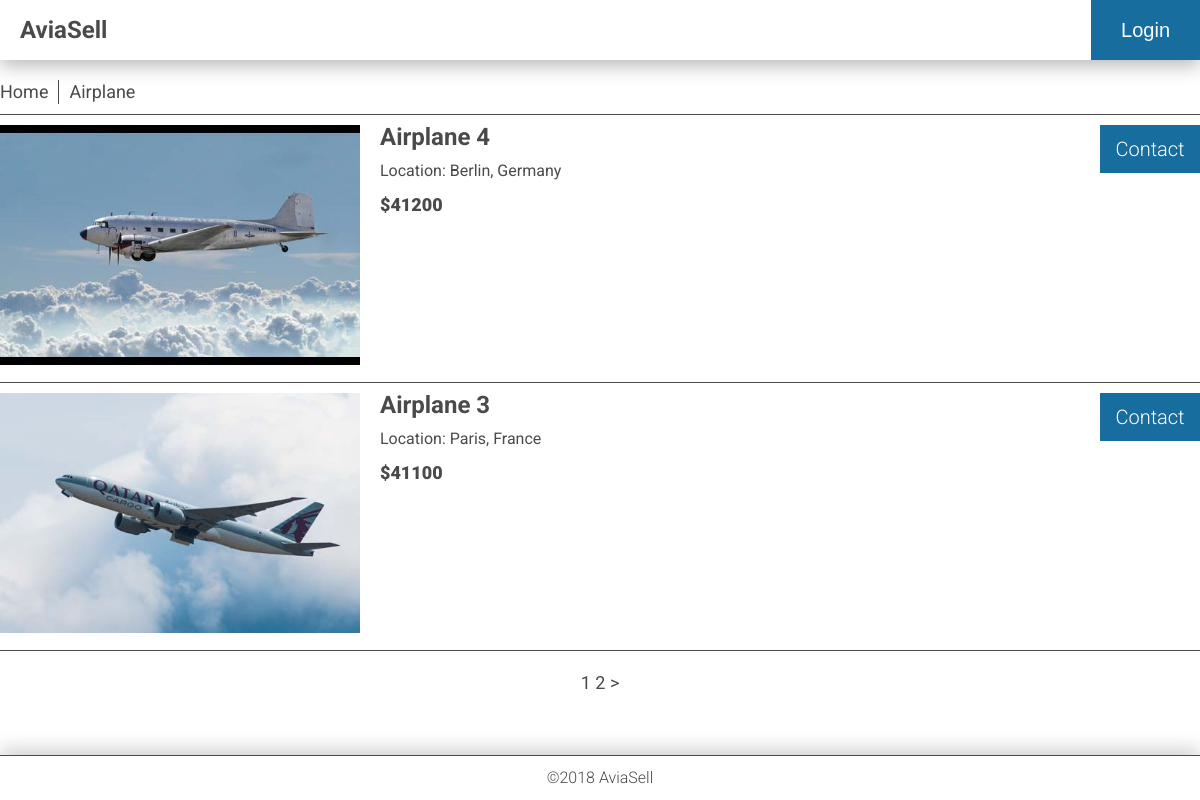
Screenshot of /category/airplane/1 with the database file from the repository.
### app/database_setup.py (models this page shows, shortened)
class Category(Base):
    __tablename__ = 'category'
    id = Column(Integer, primary_key=True)
    name = Column(String(250), nullable=False)
    picture = Column(String(250))
    description = Column(String(250))
    slug = Column(String(30), unique=True)

class User(Base):
    __tablename__ = 'user'
    id = Column(Integer, primary_key=True)
    name = Column(String(250), nullable=False)
    email = Column(String(250), nullable=False)
    picture = Column(String(250))

class CategoryItem(Base):
    __tablename__ = 'category_item'
    id = Column(Integer, primary_key=True)
    title = Column(String(80), nullable=False)
    description = Column(Text(), nullable=False)
    location = Column(String(250), nullable=False)
    picture = Column(String(250), nullable=False)
    price = Column(String(32), nullable=False)
    created_date = Column(DateTime, default=datetime.datetime.utcnow)
    category_id = Column(Integer, ForeignKey('category.id'))
    category = relationship(Category)
    user_id = Column(Integer, ForeignKey('user.id'))
    user = relationship(User)

### app/views/category.py (the view)
@webapp.route('/category/<string:category_slug>/<int:page>')
def getCategoryPage(category_slug, page):
    category = CategoryModel.getCategory(category_slug)
    if category:
        limitPerPage = 2
        pageCount = math.ceil(ItemModel.itemsInCatCount(category.id) / limitPerPage)
        result = []
        items = ItemModel.getItemPage(category.id, page, limitPerPage)
        for item in items:
          result.append((item, UserModel.getUserEmail(item.user_id)))
        return render_template('category.html',
                               category_slug=category.slug,
                               items=result,
                               category_name=category.name,
                               pages=pageCount,
                               current_page=page)
    else:
        return render_template('404.html'), 404

### app/models/category.py (called while the page is built)
    def getCategory(categorySlug):
        result = session.query(Category).filter_by(slug=categorySlug).first()
        return result

### app/models/item.py (called while the page is built)
    def getItemPage(category_id, offset, limit):
        if offset == 1:
            offset = 0
        else:
            offset = (offset - 1) * limit
        result = session.query(CategoryItem)\
            .filter_by(category_id = category_id)\
            .order_by(CategoryItem.created_date.desc())\
            .offset(offset)\
            .limit(limit)\
            .all()
        return result

    def itemsInCatCount(category_id):
        result = session.query(CategoryItem).filter_by(category_id = category_id).count()
        return result

### app/models/user.py (called while the page is built)
    def getUserEmail(uid):
        result = session.query(User).filter_by(id=uid).one()
        return result.email

### app/templates/category.html (shortened to what this page needs)
{% extends "base.html" %}
{% block content %}
  <div class="container">
    <nav>
      <ul>
        <li>
          <a href="{{ url_for('mainIndex') }}">
            Home
          </a>
        </li>
        <li>{{category_name}}</li>
      </ul>
    </nav>
    <ul class="itemsList">
      {% for item, email in items %}
      <li class="item">
        <a href="{{ url_for('readItem', category_slug = category_slug, item_id = item.id, item_name = item.title) }}">
          {% if item.picture %}
            <img src="{{ url_for('uploaded_file', filename = item.picture) }}" alt="{{ item.title }}"></a>
          {% else %}
            <img src="{{ url_for('static', filename='images/not-available.svg') }}" alt="Picture is not available"></a>
          {% endif %}
        <div class="itemInfo">
          <h2>
            <a href="{{ url_for('readItem', category_slug = category_slug, item_id = item.id, item_name = item.title) }}">
              {{ item.title }}
            </a>
          </h2>
          <div class="location">
            Location: {{ item.location }}
          </div>
          <div class="price">
            {{ item.price }}
          </div>
        </div>
        <div class="buttons">
          <div class="button buy">
            <a href="mailto:{{ email }}">
              Contact
            </a>
          </div>
        </div>
      </li>
      {% endfor %}
    </ul>
    <div class="pagination">
      {% for i in range(1, (pages+1)) %}
        {% if current_page == i %}
          {{i}}
        {% else %}
        <a href="{{ url_for('getCategoryPage', category_slug = category_slug, page = i) }}">
          {{i}}
        </a>
        {% endif %}
      {% endfor %}
      {% if current_page < pages %}
        <a href="{{ url_for('getCategoryPage', category_slug = category_slug, page = current_page+1) }}">
          &gt;
        </a>
      {% endif %}
    </div>
  </div>
{% endblock %}

### app/static/css/main.css (style rules this page uses)
body,html { margin:0;padding:0;width:100%;height:100% }
embed,img,object,video { margin:0;padding:0;max-width:100% }
body { font-family:Roboto,sans-serif;font-size:16px;line-height:24px;display:-ms-grid;display:grid;-ms-grid-rows:60px auto 60px;grid-template-rows:60px auto 60px;color:#4a4a4a }
li,ul { list-style:none;padding:0;margin:0 }
a { text-decoration:none;color:#4a4a4a }
.container,main { max-width:100% }
.container { margin:20px }
nav { margin:20px 0 0;padding:0 0 10px;color:#4a4a4a;font-size:18px;border-bottom:1px solid #4a4a4a }
nav ul { display:-ms-flexbox;display:flex;-ms-flex-direction:row;flex-direction:row;-ms-flex-wrap:wrap;flex-wrap:wrap }
nav li:first-child { padding:0 10px 0 0 }
nav li { padding:0 10px;border-right:1px solid #4a4a4a }
nav li:last-child { border-right:0 solid #4a4a4a }
.itemsList,.itemsList .item { display:-ms-grid;display:grid }
.itemsList .item { -ms-grid-columns:minmax(100px,30%) auto 100px;grid-template-columns:minmax(100px,30%) auto 100px;padding:10px 0;border-bottom:1px solid #4a4a4a }
.itemsList .item .itemInfo { display:-ms-grid;display:grid;grid-auto-rows:max-content;padding:0 20px;margin:0;color:#4a4a4a }
.itemsList .item .itemInfo h2 { padding:0;margin:0 }
.itemsList .item .itemInfo .location { font-size:16px;padding:10px 0 }
.itemsList .item .itemInfo .price { font-size:18px;font-weight:900 }
.pagination { text-align:center;padding:20px 0 0;font-size:18px;font-weight:400 }
.buttons { display:-ms-grid;display:grid;grid-auto-rows:max-content;grid-gap:10px }
.buttons a { color:#fff }
.buttons .button { display:-ms-grid;display:grid;-ms-flex-align:center;align-items:center;color:#fff;height:48px;border:none;font-size:20px;font-weight:300;text-align:center }
.buttons .buy { background:#176d9e }
@media screen and (min-width:1200px) { .container { width:1200px;margin:0 auto } }

### rows the page displays
Category: name "Airplane"
User: picture (picture), title "Airplane 4", location "Berlin, Germany", price "$41200", title "Airplane 3", location "Paris, France", price "$41100"

### other values shown
{{ i }} "1"
{{ i }} "2"
